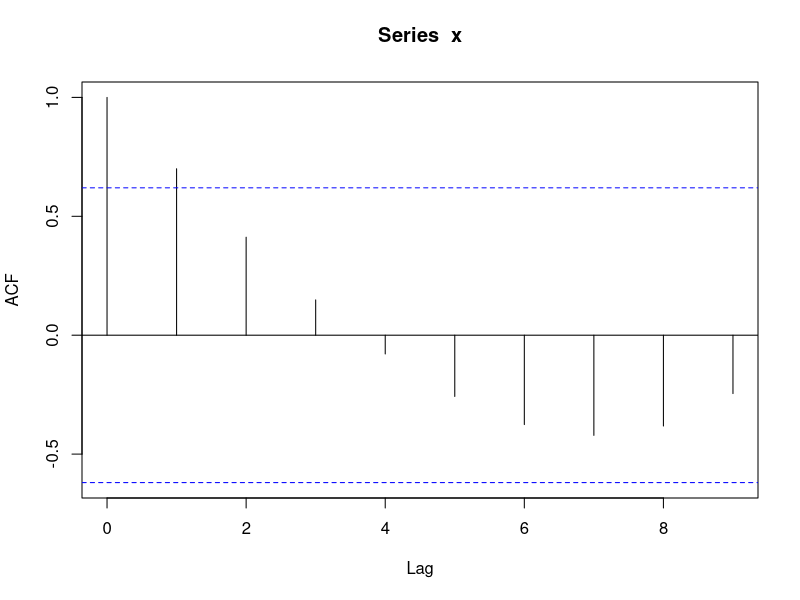
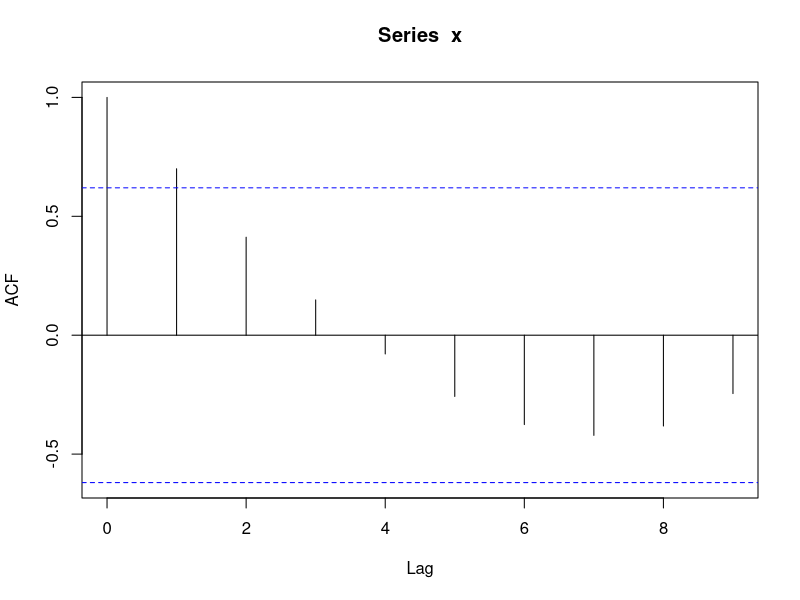
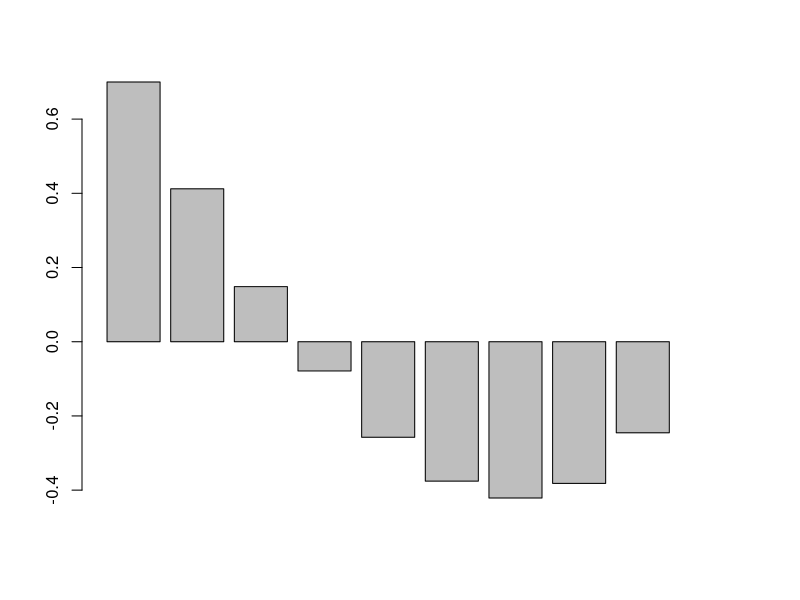
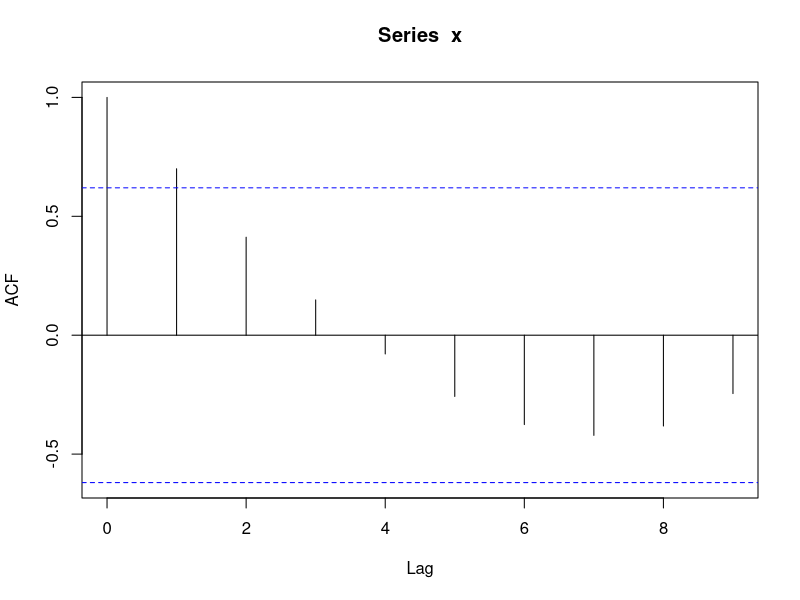

Write R code to recreate these figures, in order. (Note: this script raises an error after producing the figures.)
x = 1:10

acfX <- acf (x)
typeof(acfX)
acfX[-1]
# extract acf and make a barplot
acfX

acfExtracted <- as.numeric(unlist(acf(x)[, 1][1:10]))
acfExtracted <- acfExtracted[1:10]
barplot(acfExtracted)
acf (x)
round (acfExtracted, digits=3)
acfExtracted0 <- acfExtracted[-2:9]
round (acfExtracted0, digits=3)

# draw acf by the regular function
# extract acf from that function
# draw baplot from that acf
# compare both visually

myX = 1:5
myX [5]
myX [6]
myX [(-10)]


cHat <- sapply(apply(
    productCol, MARGIN = 2, na.exclude), 
  function(x) { acf(x, type = "covariance") } )

cHatMatrix <- array(0, dim = c(size - 1, size - 1))



for (i in 1:(size - 1)) {
  difLength <- size - 1 - length(unlist(cHat[1, i]))
  ifelse(
    difLength == 0,
    cHatMatrix[i, ] <- unlist(cHat[1, i]),
    cHatMatrix[i, ] <- c(unlist(cHat[1, i]),
                         rep(0, difLength)))
}

x = apply(productCol, MARGIN = 2, na.exclude)
y = sapply(x, function(x) { acf(x, type = "covariance") } )
y
